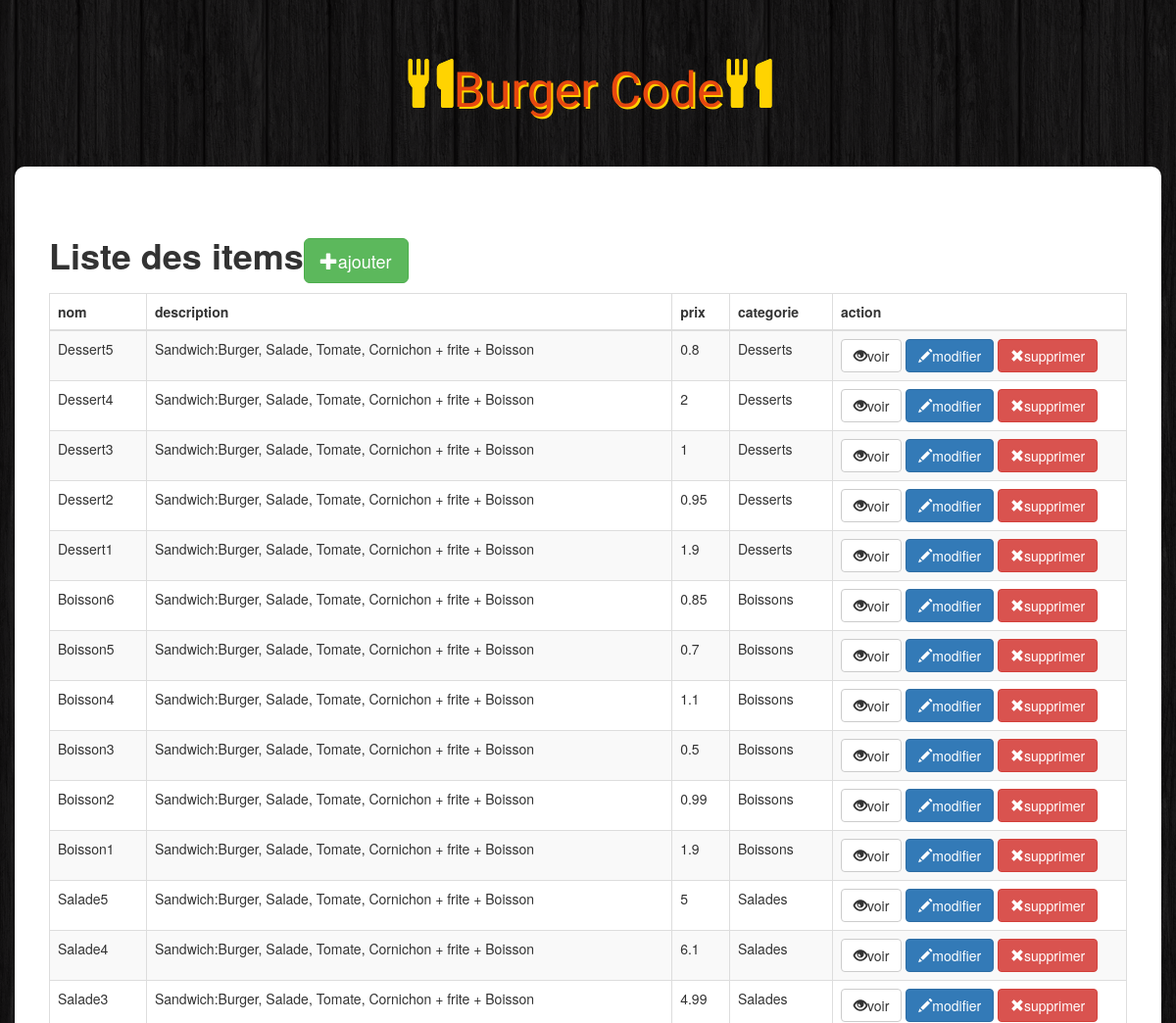
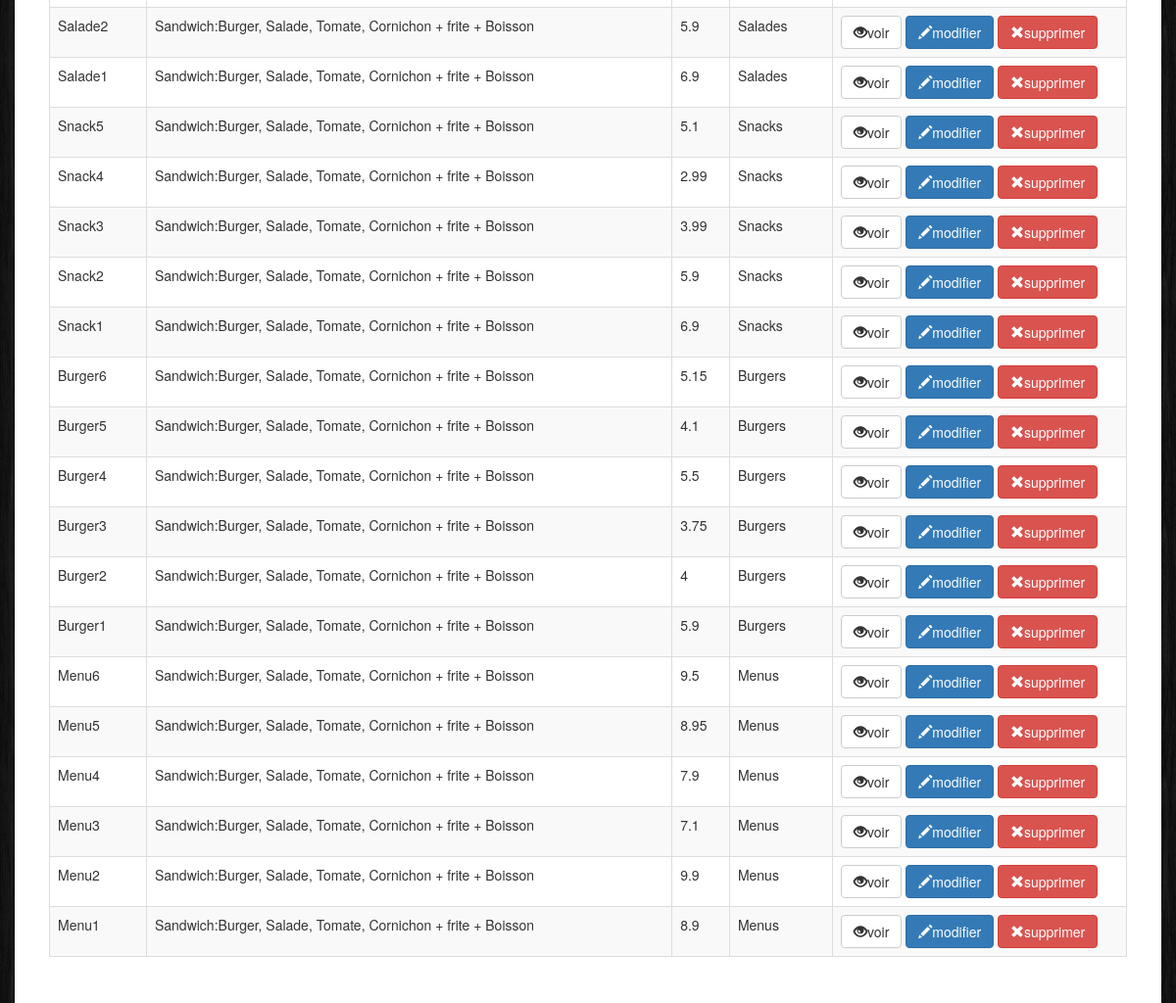
The app's page /admin/index.php with its own data (2 pictures, top to bottom).
### tables this page shows
CREATE TABLE `item` (
  `id` int(11) NOT NULL,
  `name` varchar(100) NOT NULL,
  `description` varchar(250) NOT NULL,
  `price` float NOT NULL,
  `image` varchar(250) NOT NULL,
  `category` int(11) NOT NULL
);

CREATE TABLE `categorie` (
  `id` int(11) NOT NULL,
  `name` varchar(100) NOT NULL
);

### admin/index.php (the view, shortened to what this page needs)
<!DOCTYPE html>
<html>
    <head>
        <link rel="stylesheet" href="https://maxcdn.bootstrapcdn.com/bootstrap/3.3.6/css/bootstrap.min.css">
        <link rel="stylesheet" href="../css/style.css">
    </head>
    <body>
    <h1 class="text-logo"><span class="glyphicon glyphicon-cutlery"></span>Burger Code<span class="glyphicon glyphicon-cutlery"></span></h1>
    <div class="container admin">
        <div class="row">
            <h1><strong>Liste des items</strong><a href="insert.php" class="btn btn-success btn-lg"><span class="glyphicon glyphicon-plus"></span>ajouter</a>   </h1>
            <table class="table table-striped table-bordered">
                <thead>
                <tr>
                    <th>
                        nom
                    </th>
                    <th>
                        description
                    </th>
                    <th>
                        prix
                    </th>
                    <th>
                        categorie
                    </th>
                    <th>
                        action
                    </th>
                </tr>
                </thead>
                <tbody>
                    <?php
                        $db = Database::connect();
                        $statement = $db->query('select item.id,item.name,item.price,item.description,categorie.name as category
                                                from item inner join categorie on item.category = categorie.id
                                                order by item.id desc');
                        while($item = $statement->fetch()){
                            echo '<tr>';
                            echo '<td>'.$item['name'].'</td>';
                            echo '<td>'.$item['description'].'</td>';
                            echo '<td>'.$item['price'].'</td>';
                            echo '<td>'.$item['category'].'</td>';
                            echo '<td width=300>';
                            echo '<a class="btn btn-default" href="view.php?id='.$item['id'].'"><span class="glyphicon glyphicon-eye-open"></span>voir</a>';
                            echo '<a class="btn btn-primary" href="update.php?id='.$item['id'].'"><span class="glyphicon glyphicon-pencil"></span>modifier</a>';
                            echo '<a class="btn btn-danger" href="delete.php?id='.$item['id'].'"><span class="glyphicon glyphicon-remove"></span>supprimer</a>';
                            echo '</td>';
                            echo '</tr>';
                        }
                    ?>
                </tbody>
            </table>
        </div>
    </div>
    </body>
</html>

### css/style.css (style rules this page uses)
body { background: url(../images/bg.png) ; }
.text-logo { font-family: 'Holtwood One SC', sans-serif; color: #e7480f; text-shadow: 2px 2px #ffd301; font-size: 50px; padding: 40px 0px; text-align: center; }
.text-logo .glyphicon { color: #ffd301 ; text-shadow: 0px 0px #ffd301; }
.admin { background: #fff; padding: 50px; border-radius:10px; }

### records on screen
item: name "Dessert5", description "Sandwich:Burger, Salade, Tomate, Cornichon + frite + Boisson", price "0.8", category.name "Desserts"
item: name "Dessert4", description "Sandwich:Burger, Salade, Tomate, Cornichon + frite + Boisson", price "2", category.name "Desserts"
item: name "Dessert3", description "Sandwich:Burger, Salade, Tomate, Cornichon + frite + Boisson", price "1", category.name "Desserts"
item: name "Dessert2", description "Sandwich:Burger, Salade, Tomate, Cornichon + frite + Boisson", price "0.95", category.name "Desserts"
item: name "Dessert1", description "Sandwich:Burger, Salade, Tomate, Cornichon + frite + Boisson", price "1.9", category.name "Desserts"
item: name "Boisson6", description "Sandwich:Burger, Salade, Tomate, Cornichon + frite + Boisson", price "0.85", category.name "Boissons"
item: name "Boisson5", description "Sandwich:Burger, Salade, Tomate, Cornichon + frite + Boisson", price "0.7", category.name "Boissons"
item: name "Boisson4", description "Sandwich:Burger, Salade, Tomate, Cornichon + frite + Boisson", price "1.1", category.name "Boissons"
item: name "Boisson3", description "Sandwich:Burger, Salade, Tomate, Cornichon + frite + Boisson", price "0.5", category.name "Boissons"
item: name "Boisson2", description "Sandwich:Burger, Salade, Tomate, Cornichon + frite + Boisson", price "0.99", category.name "Boissons"
item: name "Boisson1", description "Sandwich:Burger, Salade, Tomate, Cornichon + frite + Boisson", price "1.9", category.name "Boissons"
item: name "Salade5", description "Sandwich:Burger, Salade, Tomate, Cornichon + frite + Boisson", price "5", category.name "Salades"
item: name "Salade4", description "Sandwich:Burger, Salade, Tomate, Cornichon + frite + Boisson", price "6.1", category.name "Salades"
item: name "Salade3", description "Sandwich:Burger, Salade, Tomate, Cornichon + frite + Boisson", price "4.99", category.name "Salades"
item: name "Salade2", description "Sandwich:Burger, Salade, Tomate, Cornichon + frite + Boisson", price "5.9", category.name "Salades"
item: name "Salade1", description "Sandwich:Burger, Salade, Tomate, Cornichon + frite + Boisson", price "6.9", category.name "Salades"
item: name "Snack5", description "Sandwich:Burger, Salade, Tomate, Cornichon + frite + Boisson", price "5.1", category.name "Snacks"
item: name "Snack4", description "Sandwich:Burger, Salade, Tomate, Cornichon + frite + Boisson", price "2.99", category.name "Snacks"
item: name "Snack3", description "Sandwich:Burger, Salade, Tomate, Cornichon + frite + Boisson", price "3.99", category.name "Snacks"
item: name "Snack2", description "Sandwich:Burger, Salade, Tomate, Cornichon + frite + Boisson", price "5.9", category.name "Snacks"
item: name "Snack1", description "Sandwich:Burger, Salade, Tomate, Cornichon + frite + Boisson", price "6.9", category.name "Snacks"
item: name "Burger6", description "Sandwich:Burger, Salade, Tomate, Cornichon + frite + Boisson", price "5.15", category.name "Burgers"
item: name "Burger5", description "Sandwich:Burger, Salade, Tomate, Cornichon + frite + Boisson", price "4.1", category.name "Burgers"
item: name "Burger4", description "Sandwich:Burger, Salade, Tomate, Cornichon + frite + Boisson", price "5.5", category.name "Burgers"
item: name "Burger3", description "Sandwich:Burger, Salade, Tomate, Cornichon + frite + Boisson", price "3.75", category.name "Burgers"
item: name "Burger2", description "Sandwich:Burger, Salade, Tomate, Cornichon + frite + Boisson", price "4", category.name "Burgers"
item: name "Burger1", description "Sandwich:Burger, Salade, Tomate, Cornichon + frite + Boisson", price "5.9", category.name "Burgers"
item: name "Menu6", description "Sandwich:Burger, Salade, Tomate, Cornichon + frite + Boisson", price "9.5", category.name "Menus"
item: name "Menu5", description "Sandwich:Burger, Salade, Tomate, Cornichon + frite + Boisson", price "8.95", category.name "Menus"
item: name "Menu4", description "Sandwich:Burger, Salade, Tomate, Cornichon + frite + Boisson", price "7.9", category.name "Menus"
item: name "Menu3", description "Sandwich:Burger, Salade, Tomate, Cornichon + frite + Boisson", price "7.1", category.name "Menus"
item: name "Menu2", description "Sandwich:Burger, Salade, Tomate, Cornichon + frite + Boisson", price "9.9", category.name "Menus"
item: name "Menu1", description "Sandwich:Burger, Salade, Tomate, Cornichon + frite + Boisson", price "8.9", category.name "Menus"
